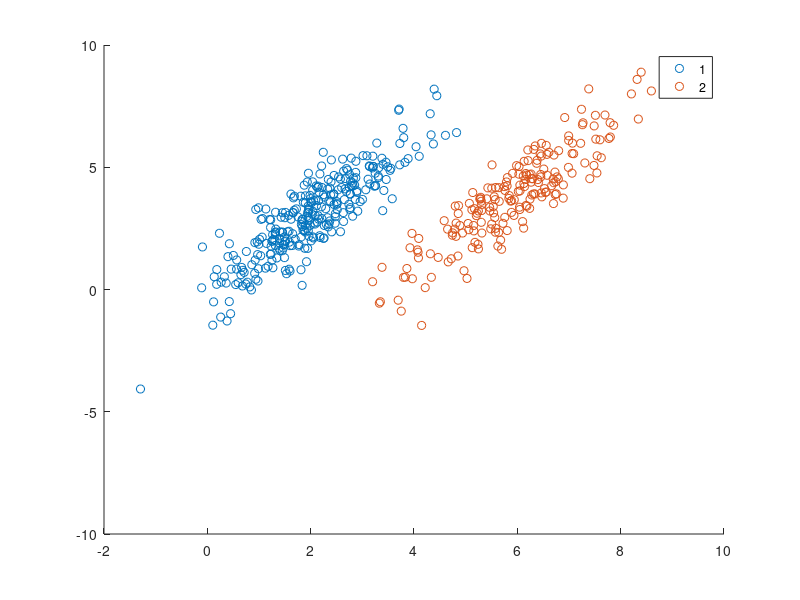

MATLAB code to generate this figure: (Note: this script raises an error after producing the figure.)
%% esempio con gruppi ellittici e senza contaminazione

% Simuliamo due semplici gruppi ellittici in due variabili
n1=300;
n2=200;
v=2;

rng('default');
mu1    = [2 3];
Sigma1 = [1 1.5; 1.5 3];
%Sigma1 = [1 0; 0 1];
Y1     = mvnrnd(mu1,Sigma1,n1);

mu2    = [6 4];
Sigma2 = [1 1.5; 1.5 3];
%Sigma2 = [3 0; 0 3];
Y2     = mvnrnd(mu2,Sigma2,n2);

group = ones(n1+n2,1);
group(n1+1:n1+n2)  =2;

Y=[Y1;Y2];
gscatter(Y(:,1),Y(:,2),group);

% eseguiamo Kmeans e Tclust
close all

out_Kmeans=tkmeans(Y,2,0,'plots',1);
out_Tclust=tclust(Y,2,0,10,'plots',1);

%% esempio con gruppi sferici e con contaminazione

% Simuliamo due gruppi circolari in due variabili
rng('default');
mu1    = [2 3];
Sigma1 = [0.4 0; 0 0.4];
Y1     = mvnrnd(mu1,Sigma1,n1);

mu2    = [6 4];
Sigma2 = [0.6 0; 0 0.6];
Y2     = mvnrnd(mu2,Sigma2,n2);

% aggiungiamo contaminazione concentrata di 50 osservazioni
n3 = 50;
cont = [3 , 5] + 0.1.*randn(n3,2);

group = ones(n1+n2,1);
group(n1+1:n1+n2)  =2;
group(n1+n2+1 : n1+n2+n3)=0;

Y=[Y1;Y2;cont];
gscatter(Y(:,1),Y(:,2),group);

close all

% percentuale di contaminazione, un po' inflazionata (denominatore senza n3)
alphareal = n3/(n1+n2);

% k-medie classico su due gruppi
out_Kmeans=tkmeans(Y,2,0,'plots',1);
% k-medie con trimming, su due gruppi
out_TKmeans2=tkmeans(Y,2,alphareal,'plots',1);
% k-medie classico, ma su tre gruppi
out_TKmeans3=tkmeans(Y,3,0,'plots',1);

